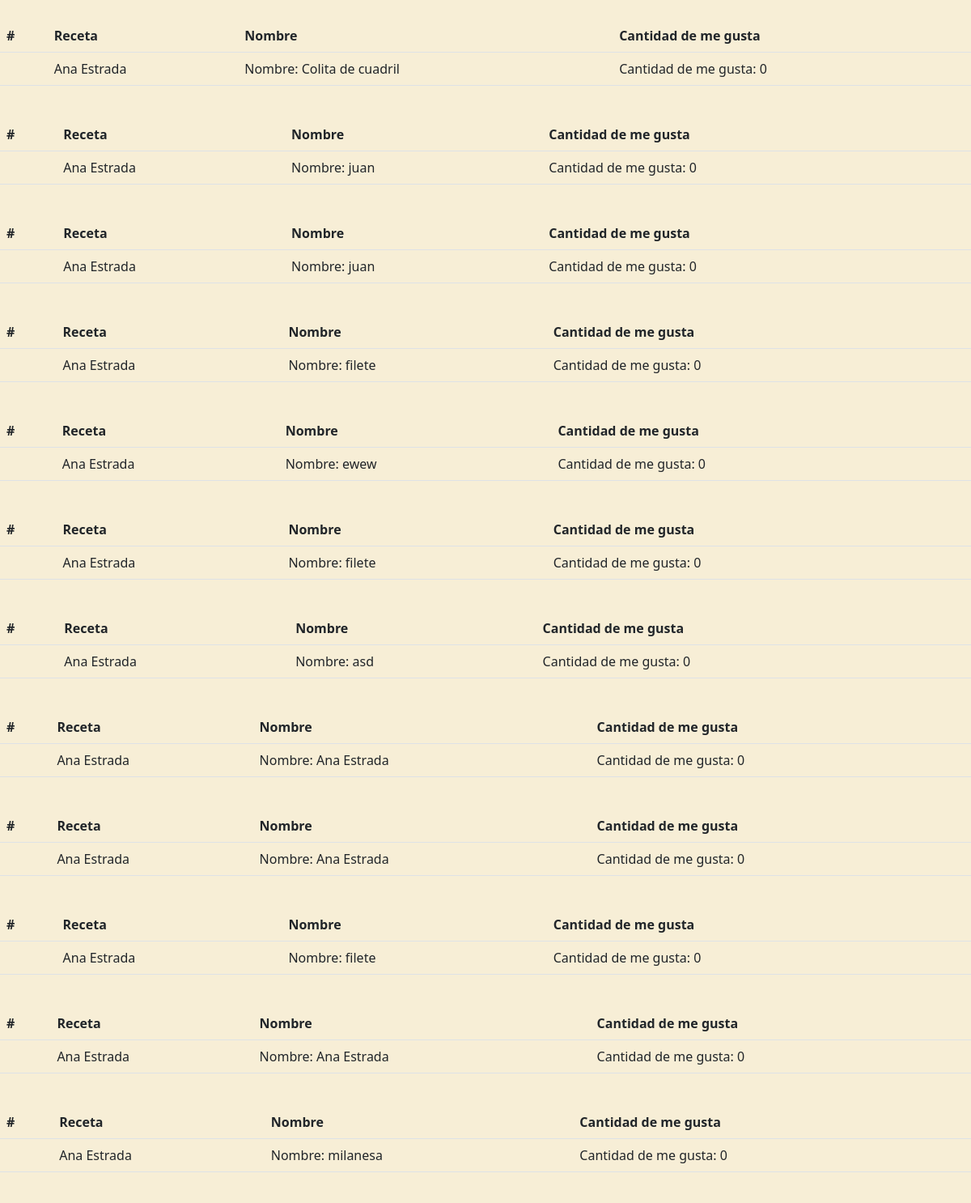
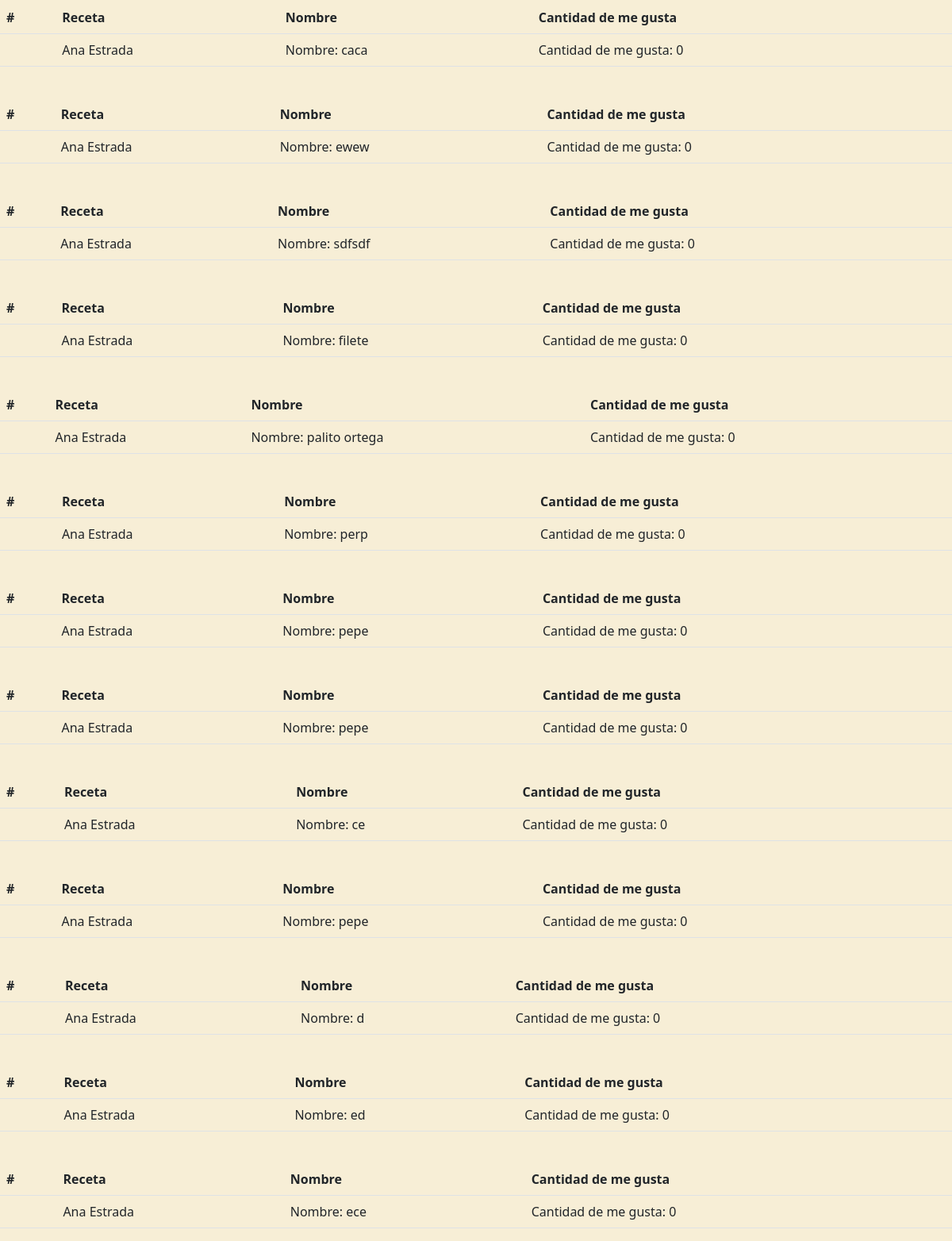
Before: /ranking with the older database file (2 pictures, top to bottom).
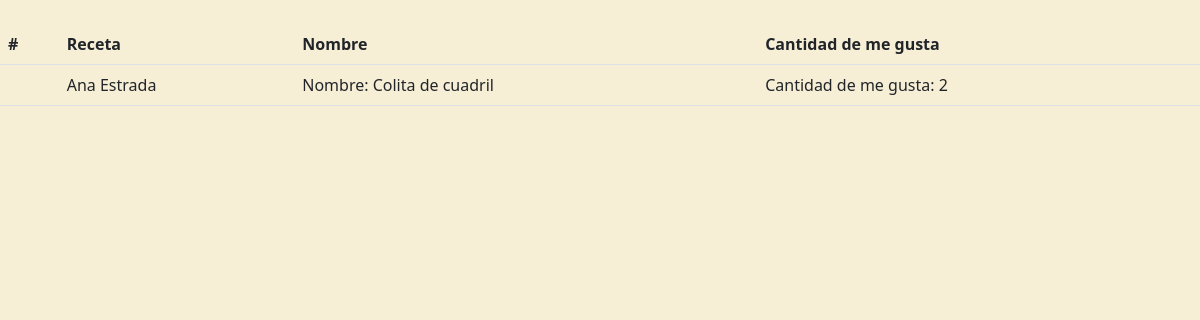
After: the same page with the newer database file.
### models.py (models this page shows)
class Receta(db.Model):
    __tablename__  = 'receta'
    id = db.Column(db.Integer, primary_key=True)
    nombre = db.Column(db.String(80), nullable = False)
    tiempo = db.Column(db.String(80), nullable= False)
    elaboracion = db.Column(db.String(255), nullable = False)
    cantidadmegusta = db.Column(db.Integer, nullable = False)
    fecha = db.Column(db.DateTime)
    usuarioid = db.Column(db.Integer, db.ForeignKey('usuario.id'))
    ingrediente = db.relationship('Ingrediente', backref='receta', cascade = "all, delete-orphan")

class Usuario(db.Model):
    __tablename__ = 'usuario'
    id = db.Column(db.Integer, primary_key= True)
    nombre = db.Column(db.String(80), nullable = False)
    correo =  db.Column(db.String(120), unique = True, nullable = False)
    clave = db.Column(db.String(120), nullable = False)
    receta = db.relationship('Receta', backref = 'usuario', cascade = "all, delete-orphan")

### app.py (the view)
@app.route('/ranking', methods = ['POST', 'GET'])
def lista_ranking():
    return render_template('rankings.html', receta = Receta.query.order_by(desc(Receta.cantidadmegusta)).all())

### templates/rankings.html (shortened to what this page needs)
<!DOCTYPE html>
<html lang="en">
<head>
    <link rel="stylesheet" href="static\css\style.css">
    <link href="https://cdn.jsdelivr.net/npm/bootstrap@5.2.0-beta1/dist/css/bootstrap.min.css" rel="stylesheet">
</head>
<body class="body-ranking">
    {% for Xreceta in receta %}
        <table class="table">
        <br>
        <thead>
            <tr>
              <th scope="col">#</th>
              <th scope="col">Receta</th>
              <th scope="col">Nombre</th>
              <th scope="col">Cantidad de me gusta</th>
            </tr>
          </thead>
          <tbody>
                <th scope="row"></th>
                <td>{{Xreceta.usuario.nombre}}</td>
                <td>Nombre: {{Xreceta.nombre}}</td>
                <td>Cantidad de me gusta: {{Xreceta.cantidadmegusta}}</td>
          </tbody>
        </table>
    {%endfor%}
</body>
</html>

### static/css/style.css (style rules this page uses)
.body-ranking { background-color: #f7edd2e5; }

Changed rows visible on the page:
removed Receta: usuario.nombre "Ana Estrada", nombre "juan", cantidadmegusta "0"
removed Receta: usuario.nombre "Ana Estrada", nombre "juan", cantidadmegusta "0"
removed Receta: usuario.nombre "Ana Estrada", nombre "filete", cantidadmegusta "0"
removed Receta: usuario.nombre "Ana Estrada", nombre "ewew", cantidadmegusta "0"
removed Receta: usuario.nombre "Ana Estrada", nombre "filete", cantidadmegusta "0"
removed Receta: usuario.nombre "Ana Estrada", nombre "asd", cantidadmegusta "0"
removed Receta: usuario.nombre "Ana Estrada", nombre "Ana Estrada", cantidadmegusta "0"
removed Receta: usuario.nombre "Ana Estrada", nombre "Ana Estrada", cantidadmegusta "0"
removed Receta: usuario.nombre "Ana Estrada", nombre "filete", cantidadmegusta "0"
removed Receta: usuario.nombre "Ana Estrada", nombre "Ana Estrada", cantidadmegusta "0"
removed Receta: usuario.nombre "Ana Estrada", nombre "milanesa", cantidadmegusta "0"
removed Receta: usuario.nombre "Ana Estrada", nombre "caca", cantidadmegusta "0"
removed Receta: usuario.nombre "Ana Estrada", nombre "ewew", cantidadmegusta "0"
removed Receta: usuario.nombre "Ana Estrada", nombre "sdfsdf", cantidadmegusta "0"
removed Receta: usuario.nombre "Ana Estrada", nombre "filete", cantidadmegusta "0"
removed Receta: usuario.nombre "Ana Estrada", nombre "palito ortega", cantidadmegusta "0"
removed Receta: usuario.nombre "Ana Estrada", nombre "perp", cantidadmegusta "0"
removed Receta: usuario.nombre "Ana Estrada", nombre "pepe", cantidadmegusta "0"
removed Receta: usuario.nombre "Ana Estrada", nombre "pepe", cantidadmegusta "0"
removed Receta: usuario.nombre "Ana Estrada", nombre "ce", cantidadmegusta "0"
removed Receta: usuario.nombre "Ana Estrada", nombre "pepe", cantidadmegusta "0"
removed Receta: usuario.nombre "Ana Estrada", nombre "d", cantidadmegusta "0"
removed Receta: usuario.nombre "Ana Estrada", nombre "ed", cantidadmegusta "0"
removed Receta: usuario.nombre "Ana Estrada", nombre "ece", cantidadmegusta "0"
changed Receta "Colita de cuadril": cantidadmegusta "0" → "2"
